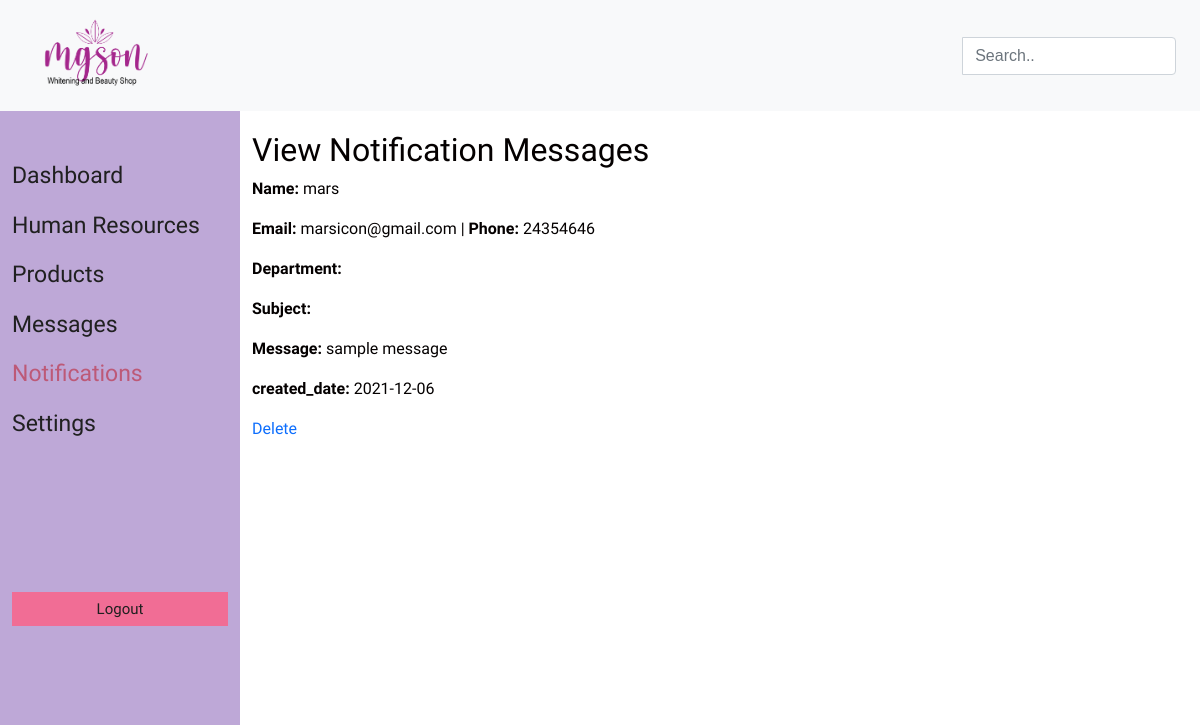
Page /notifications/viewnotif.php on the committed database.
### tables this page shows
CREATE TABLE `contactus` (
  `id_conts` int(50) NOT NULL,
  `id_users` varchar(200) NOT NULL,
  `name` varchar(200) NOT NULL,
  `email` varchar(200) NOT NULL,
  `department` varchar(200) NOT NULL,
  `subject` varchar(200) NOT NULL,
  `phone` varchar(200) NOT NULL,
  `comments` varchar(200) NOT NULL,
  `created_date` date DEFAULT NULL
);

### notifications/viewnotif.php (the view, shortened to what this page needs)
<!DOCTYPE html>
<html>
<head>
  <link rel="stylesheet" type="text/css" href="../css/bootstrap.css" />
	<link href="../css/bootstrap.min.css" rel="stylesheet">
	<link href="../css/modals.css" rel="stylesheet">
	<link href="../style.css" rel="stylesheet" />
	<link rel="stylesheet" type="text/css" href="../css/style.css" />
	<link rel="stylesheet" type="text/css" href="style.css" />
</head>
<body>
	<nav class="navbar navbar-expand-lg navbar-light bg-light sticky-top ctmnav">
    <a class="logolink" href="index.php"><img src="../images/logo.png" class="img-fluid logo" alt="Dashboard"></a>
    <div>
      <form class="form-inline my-2 my-lg-0" action="../search.php">
        <div class="input-group">
          <button class="btn my-2 my-sm-0" type="submit"><i class="fa fa-search ctmfa"></i></button>
          <input class="form-control mr-sm-2 fa fa-search ctmse" type="text" placeholder="Search.." aria-label="Search" name="search">
        </div>
      </form>
    </div>
  </nav>
	<div id="dashboard-wrapper" class="container">
	  <div class="row">
			<div class="col-sm-4">
				<h2 class="admin-ht2" style="border-bottom: none;"><?php  ?></h2>
				<ul class="nav-menu-side">
					<li><a href="../dashboard/index.php">Dashboard</a></li>
					<li><a href="/humanresource/index.php">Human Resources</a></li>
					<li><a href="../products/index.php">Products</a></li>
					<li><a href="index.php">Messages</a></li>
					<li><a href="../notifications/index.php" class="active-menu">Notifications</a></li>
					<li><a href="../settings/index.php">Settings</a></li>
				</ul>
				<p class="logout-btm"><a href="../logout.php">Logout</a></p>
			</div>
			<div class="col-sm-8">
				<h2>View Notification Messages</h2>
				<div class="row data-tables-prod">
					<div class="col">
						<?php
							require('../db.php');
							$id_users = $_REQUEST['id_users'];
							$querdprod = "SELECT * from contactus where id_users='".$id_users."' ";
							$resuldel = mysqli_query($con, $querdprod) or die ( mysqli_error());
							if($row = mysqli_fetch_assoc($resuldel))
						?>
						<p><strong>Name:</strong> <?php echo $row['name'];?></p>
						<p><strong>Email:</strong> <?php echo $row['email'];?> | <strong>Phone:</strong> <?php echo $row['phone'];?></p>
			      <p><strong>Department:</strong> <?php echo $row['department'];?></p>
	        	<p><strong>Subject:</strong> <?php echo $row['subject'];?></p>
			      <p><strong>Message:</strong> <?php echo $row['comments'];?></p>
						<p><strong>created_date:</strong> <?php echo $row['created_date'];?></p>
						<p><a href="delete.php?id_users=<?php echo $row["id_users"]; ?>">Delete</a></p>
					</div>
				</div>
			</div>
	  </div>
	</div>
</body>
</html>

### style.css (style rules this page uses)
input { width:90%; margin:10px auto; padding:10px; }
body { background:#fff; font-family: 'Arapey', serif; }
.container { margin:0 auto; max-width:100%; overflow:hidden; font-family: 'Arapey', serif; }
@media (min-width: 576px) { #dashboard-wrapper .col-sm-4, .col-sm-4-2 { width:20%; -ms-flex: 0 0 20%; flex: 0 0 20%; max-width: 20%; } }
@media (min-width: 576px) { #dashboard-wrapper .col-sm-8, .col-sm-8-2 { width:80%; -ms-flex: 0 0 80%; flex: 0 0 80%; max-width: 80%; left: 20%; } }
#dashboard-wrapper { overflow:hidden; }
#dashboard-wrapper .col-sm-4 { background:#bea8d7; height: fit-content; height: 100%; position: fixed; }
#dashboard-wrapper .col-sm-8 { background:#fff; padding-bottom: 20%; }
#dashboard-wrapper .col-sm-8 h2 { padding-top:20px; float: left; }
.admin-ht2 { text-align:center; border-bottom:1px solid #000; padding: 20px 20px; }
.nav-menu-side li { list-style:none; font-size:23px; margin-bottom:15px; }
.nav-menu-side li a { color:#202020; }
ul.nav-menu-side { margin-left:0; padding-left:0; margin-bottom:70%; }
.nav-menu-side li a.active-menu { color:#bd5977; }
.logout-btm { background: #f16d95; margin-left: 0px; margin-right: 0px; text-align: center; padding:5px; }
.logout-btm a { color:#202020; text-align:center; font-size:15px; font-family: 'Arimo', sans-serif; }
.data-tables-prod { margin-top:0; }
.btn-primary:hover, .btn, .btn:focus { color:#202020 !important; }
.ctmse { margin-top: 0px; }
@media only screen and (min-width: 590px) { .row { display: block; } }
@media only screen and (min-width: 680px) { .row { display: block; } }
@media only screen and (min-width: 790px) { .row { display: flex; } }

### css/style.css (style rules this page uses)
body { font-family: "Poppins", sans-serif; color: #040000; background-color: #ffffff; }
a, a:hover, a:focus { text-decoration: none; }
.btn, .btn:focus { outline: none !important; -webkit-box-shadow: none; box-shadow: none; }
.logolink { width: 85%; }
.logo { width: 160px; padding: 10px; }

### notifications/style.css (style rules this page uses)
#dashboard-wrapper .col-sm-8 h2 { float:none; }

### rows in the picture
contactus: name "mars", email "marsicon@gmail.com", phone "24354646", comments "sample message", created_date "2021-12-06"
